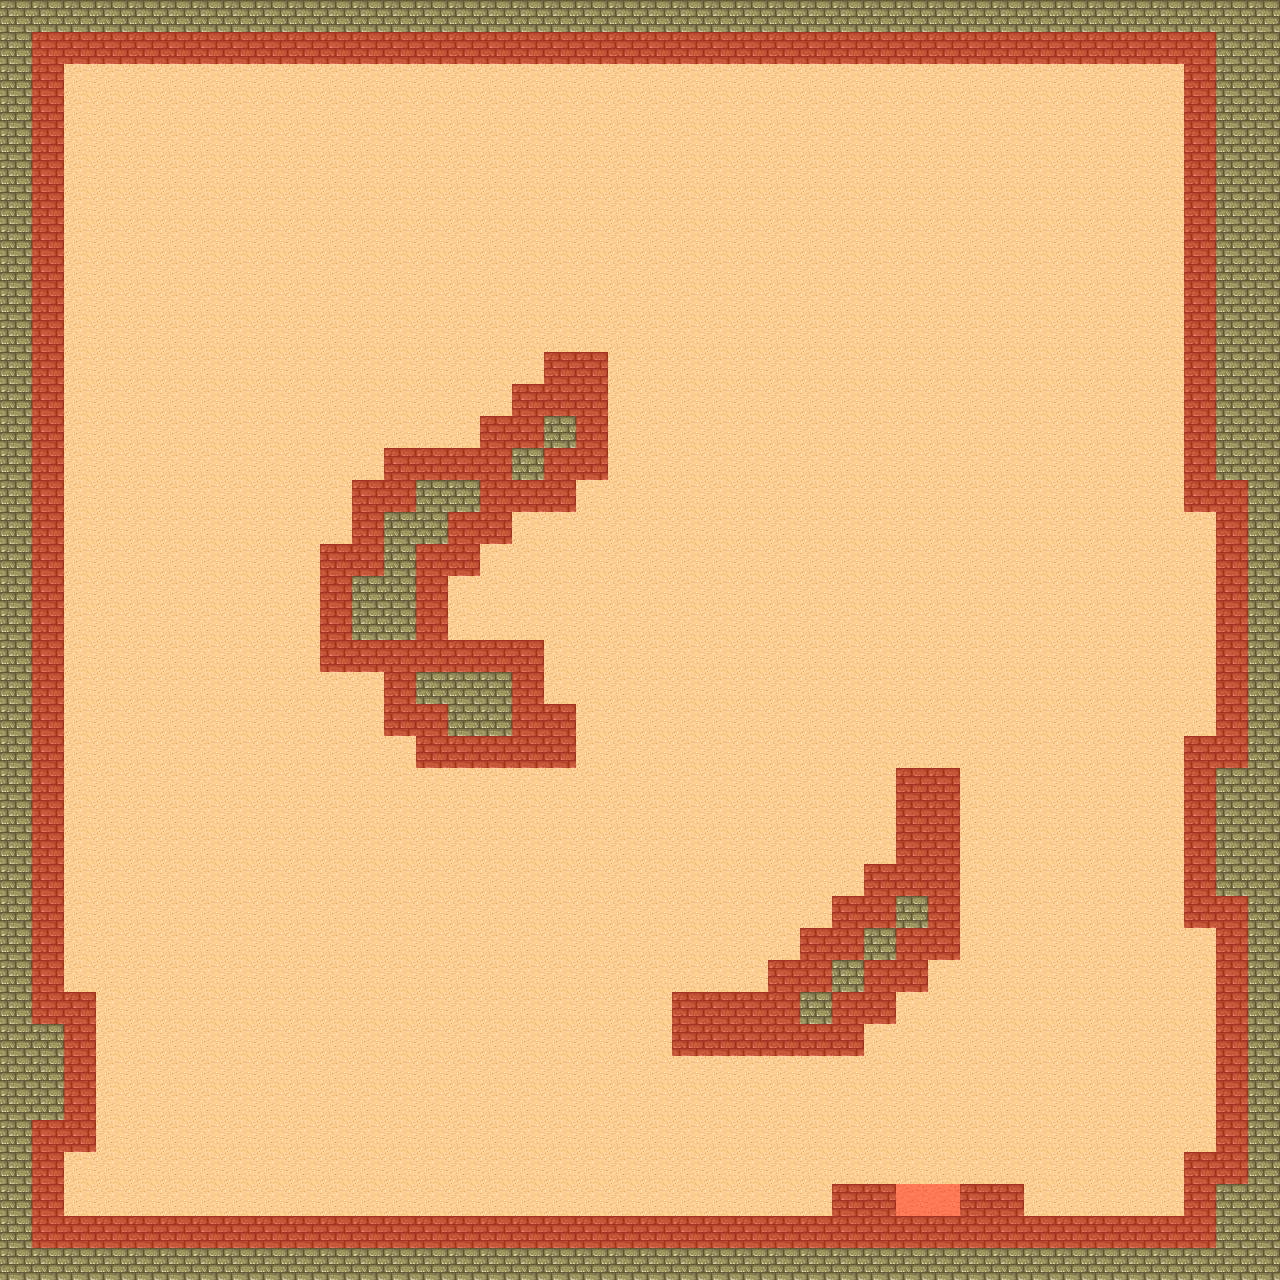

A 2D game scene composited from a Tiled map and its tileset images. What follows is a short description and the map's XML, with each tile layer's data collapsed to a summary:
An orthogonal 40x40 tile map with 32x32 px tiles, 2 tile layers (Map, Navigation), 2 tilesets and 35 objects (3x Enemy, Player).

<map version="1.10" tiledversion="1.11.2" orientation="orthogonal" renderorder="right-down" width="40" height="40" tilewidth="32" tileheight="32" infinite="0" nextlayerid="6" nextobjectid="36">
 <tileset firstgid="1" name="tmw_desert_spacing" tilewidth="32" tileheight="32" spacing="1" margin="1" tilecount="48" columns="8">
  <image source="../Tilesets/tmw_desert_spacing.png" width="265" height="199" />
 </tileset>
 <tileset firstgid="49" name="MapMetadata" tilewidth="32" tileheight="32" spacing="1" margin="1" tilecount="2" columns="2">
  <image source="../Tilesets/MapMetadata.png" width="67" height="34" />
 </tileset>
 <layer id="1" name="Map" width="40" height="40">
  <properties>
   <property name="Draw" type="bool" value="true" />
  </properties>
  <data>[1600 cells, 1600 non-empty, 2 distinct tile ids]</data>
 </layer>
 <layer id="2" name="Navigation" width="40" height="40">
  <properties>
   <property name="Draw" type="bool" value="false" />
   <property name="Navigation" type="bool" value="true" />
  </properties>
  <data>[1600 cells, 238 non-empty, 1 distinct tile ids]</data>
 </layer>
 <objectgroup id="3" name="Collision">
  <properties>
   <property name="Collision" type="bool" value="true" />
   <property name="Draw" type="bool" value="false" />
  </properties>
  <object id="1" x="0" y="0" width="64" height="1280" />
  <object id="2" x="64" y="1216" width="1152" height="64" />
  <object id="3" x="1216" y="0" width="64" height="1280" />
  <object id="4" x="64" y="0" width="1152" height="64" />
  <object id="5" x="1184" y="64" width="32" height="448" />
  <object id="6" x="1184" y="736" width="32" height="192" />
  <object id="7" x="960" y="1184" width="64" height="32" />
  <object id="8" x="832" y="1184" width="64" height="32" />
  <object id="9" x="64" y="992" width="32" height="160" />
  <object id="10" x="1184" y="1152" width="32" height="64" />
  <object id="11" x="896" y="768" width="64" height="192" />
  <object id="12" x="672" y="992" width="192" height="64" />
  <object id="13" x="544" y="352" width="64" height="128" />
  <object id="14" x="416" y="704" width="160" height="64" />
  <object id="15" x="320" y="544" width="128" height="128" />
  <object id="16" x="768" y="960" width="160" height="32" />
  <object id="17" x="864" y="992" width="32" height="32" />
  <object id="18" x="864" y="864" width="32" height="96" />
  <object id="19" x="800" y="928" width="64" height="32" />
  <object id="20" x="832" y="896" width="32" height="32" />
  <object id="21" x="448" y="640" width="96" height="64" />
  <object id="22" x="384" y="672" width="64" height="32" />
  <object id="23" x="384" y="704" width="32" height="32" />
  <object id="24" x="448" y="544" width="32" height="32" />
  <object id="25" x="352" y="480" width="160" height="64" />
  <object id="26" x="512" y="480" width="64" />
  <object id="27" x="384" y="448" width="160" height="32" />
  <object id="28" x="512" y="384" width="32" height="64" />
  <object id="29" x="480" y="416" width="32" height="32" />
  <object id="31" x="512" y="480" width="64" height="32" />
 </objectgroup>
 <objectgroup id="4" name="Teleport">
  <object id="30" x="896" y="1184" width="64" height="32">
   <properties>
    <property name="targetMap" value="Restaurant.tmx" />
   </properties>
  </object>
 </objectgroup>
 <objectgroup id="5" name="Entities">
  <object id="32" name="Player" type="Player" x="928" y="1152">
   <point />
  </object>
  <object id="33" name="Enemy6" type="Enemy" x="192" y="160">
   <properties>
    <property name="ID" type="int" value="5" />
    <property name="alive" type="bool" value="true" />
   </properties>
   <point />
  </object>
  <object id="34" name="Enemy5" type="Enemy" x="1056" y="320">
   <properties>
    <property name="ID" type="int" value="4" />
    <property name="alive" type="bool" value="true" />
   </properties>
   <point />
  </object>
  <object id="35" name="Enemy4" type="Enemy" x="192" y="896">
   <properties>
    <property name="ID" type="int" value="3" />
    <property name="alive" type="bool" value="true" />
   </properties>
   <point />
  </object>
 </objectgroup>
</map>
